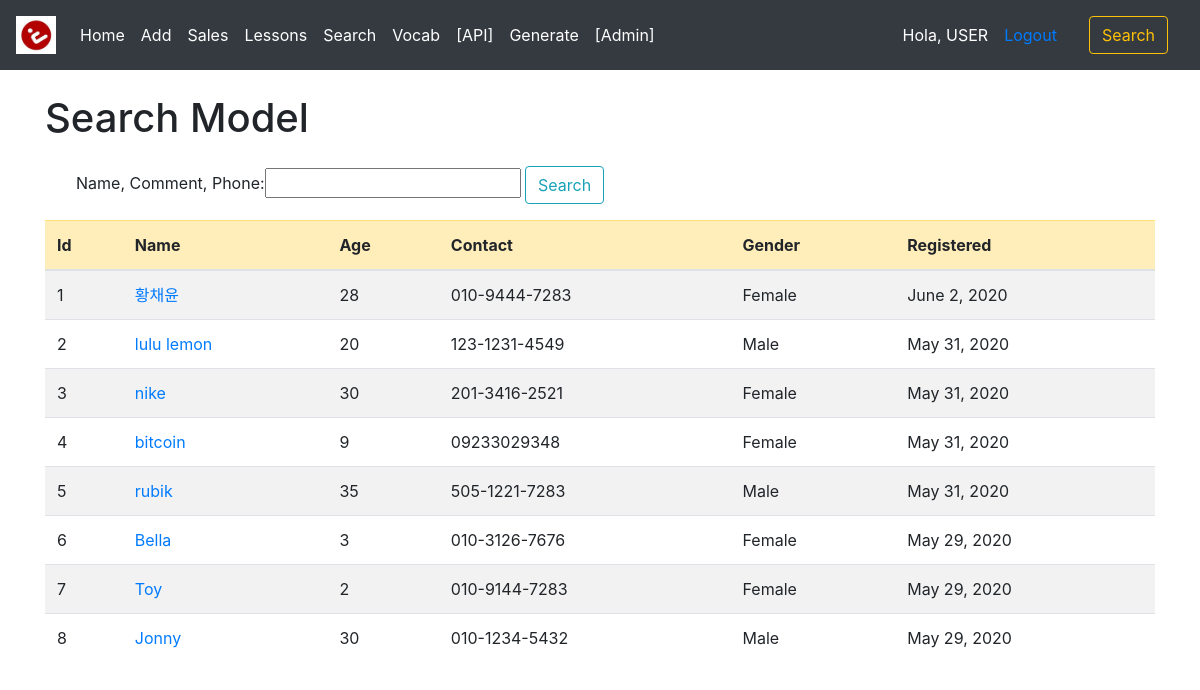
Screenshot of /search with the database file from the repository.
### members/models.py (models this page shows, shortened)
class client(models.Model):
    name = models.CharField(max_length=200, null=True)
    age = models.IntegerField(null=True)
    phone = models.CharField(max_length=15, null=True)
    female = models.BooleanField(default=True, null=True, blank=True)
    comments = models.TextField(max_length=200, null=True, blank=True)
    registered = models.DateField(auto_now_add=True)

### members/views.py (the view)
# urls.py: path('search', views.searchfilter, name='search'),
def searchfilter(request):
    searchedclient = client.objects.all().order_by('-registered')
    clientfilter = UserFilter(request.GET, queryset=searchedclient)
    searchedclient = clientfilter.qs
    return render(request, 'members/searchclient.html', {'searchedclient': searchedclient, 'clientfilter': clientfilter})

### members/templates/members/searchclient.html
{% extends 'members/base.html' %}
{% block content %}
{% load bootstrap %}
  <h1>Search Model</h1>
          <div class="container">
                 <div class="w-75 p-3">
                <form method="get"> {{clientfilter.form|bootstrap}}
            <button class="btn btn-outline-info" type="submit">Search</button></form>
                        </div>
          </div>
            <div class="containter">
            <table class="table table-striped">
             <thead>
<tr class="table-warning">
      <th scope="col">Id</th>
      <th scope="col">Name</th>
      <th scope="col">Age</th>
      <th scope="col">Contact</th>
      <th scope="col">Gender</th>
      <th scope="col">Registered</th>
    </tr>
  </thead>
  <tbody>
    <tr>
      {% for client in searchedclient %}
      <td>{{forloop.counter}}</td>
      <td><a href="{% url 'memberinfo' client.id %}">{{client.name}}</a></td>
      <td>{{client.age}}</td>
      <td>{{client.phone}}</td>
      <td>{% if client.female == True %}
      Female
        {% else %}
      Male
      {% endif %}</td>
      <td>{{client.registered}}</td>
    </tr>
      {% endfor %}
  </tbody>
</table>
</div>
  {% endblock %}

### rows the page displays
client: name "황채윤", age "28", phone "010-9444-7283", female "Female", registered "June 2, 2020"
client: name "lulu lemon", age "20", phone "123-1231-4549", female "Male", registered "May 31, 2020"
client: name "nike", age "30", phone "201-3416-2521", female "Female", registered "May 31, 2020"
client: name "bitcoin", age "9", phone "09233029348", female "Female", registered "May 31, 2020"
client: name "rubik", age "35", phone "505-1221-7283", female "Male", registered "May 31, 2020"
client: name "Bella", age "3", phone "010-3126-7676", female "Female", registered "May 29, 2020"
client: name "Toy", age "2", phone "010-9144-7283", female "Female", registered "May 29, 2020"
client: name "Jonny", age "30", phone "010-1234-5432", female "Male", registered "May 29, 2020"
